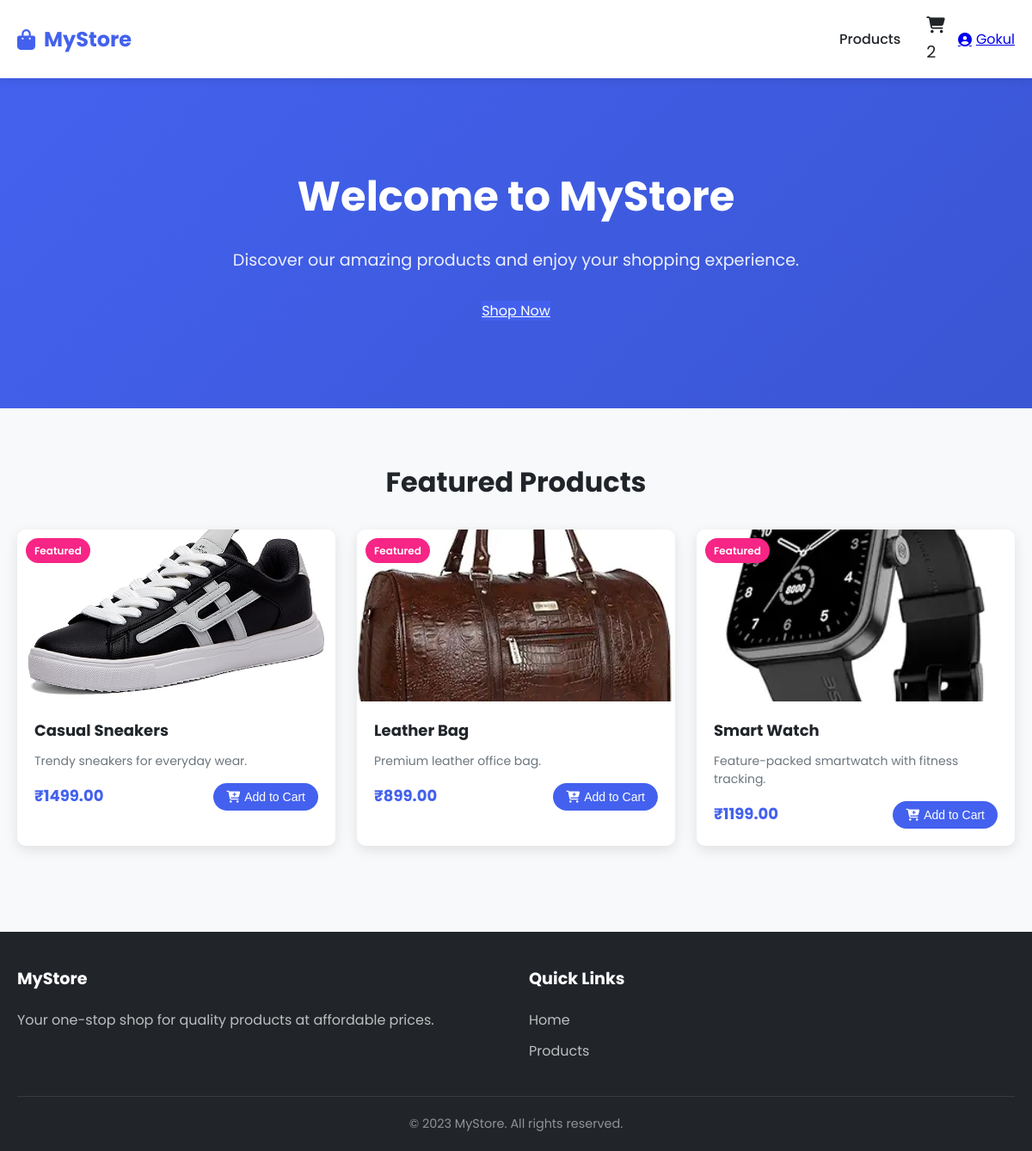
Screenshot of / (signed in) with the database file from the repository.
### store/models.py (models this page shows, shortened)
class Product(models.Model):
    name = models.CharField(max_length=100)
    description = models.TextField()
    price = models.DecimalField(max_digits=10, decimal_places=2)
    image = models.ImageField(upload_to='products/', blank=True, null=True)
    category = models.CharField(max_length=100, blank=True, null=True)
    is_new = models.BooleanField(default=False)

### store/views.py (the view)
# urls.py: path('', views.home_view, name='home'),
@login_required(login_url='login')
def home_view(request):
    featured_products = Product.objects.filter(is_new=True)[:4]
    return render(request, 'store/home.html', {'featured_products': featured_products})

### store/views.py (called while the page is built)
def cart_count(request):
    if request.user.is_authenticated:
        return {'cart_count': Cart.objects.filter(user=request.user).count()}
    return {'cart_count': 0}

### store/templates/store/home.html (shortened to what this page needs)
{% extends 'store/base.html' %}
{% block body_class %}home-page{% endblock %}
{% block content %}
<div class="hero">
    <div class="hero-content">
        <h1>Welcome to MyStore</h1>
        <p>Discover our amazing products and enjoy your shopping experience.</p>
        <a href="{% url 'product_list' %}" class="btn-primary">Shop Now</a>
    </div>
</div>
<div class="container">
    <div class="featured-section">
        <h2>Featured Products</h2>
        <div class="products-grid">
            {% for product in featured_products %}
            <div class="product-card">
                <div class="product-image">
                    <img src="{{ product.image.url }}" alt="{{ product.name }}">
                    <div class="product-badge">Featured </div>
                </div>
                <div class="product-info">
                    <h3><a href="{% url 'product_detail' product.id %}">{{ product.name }}</a></h3>
                    <p class="product-description">{{ product.description|truncatechars:80 }}</p>
                    <div class="product-footer">
                        <span class="price">₹{{ product.price }}</span>
                        <form method="post" action="{% url 'add_to_cart' product.id %}">
                            <button type="submit" class="btn-add-to-cart">
                                <i class="fas fa-cart-plus"></i> Add to Cart
                            </button>
                        </form>
                    </div>
                </div>
            </div>
            {% endfor %}
        </div>
    </div>
</div>
{% endblock %}

### store/templates/store/base.html (shortened to what this page needs)
{% load static %}
<!DOCTYPE html>
<html lang="en">
<head>
    <link rel="stylesheet" href="https://cdnjs.cloudflare.com/ajax/libs/font-awesome/6.4.0/css/all.min.css">
    <link rel="stylesheet" href="{% static 'css/style.css' %}">
</head>
<body class="{% block body_class %}{% endblock %}">
    <header>
        <div class="container">
            <nav class="navbar">
                <div class="nav-brand">
                    <a href="{% url 'home' %}" class="logo">
                        <i class="fas fa-shopping-bag"></i> MyStore
                    </a>
                </div>
                <div class="nav-links-container">
                    <ul class="nav-links">
                        <li><a href="{% url 'product_list' %}">Products</a></li>
                    </ul>
                    <ul class="nav-actions">
                        <li>
                            <a href="{% url 'view_cart' %}" class="cart-icon">
                                <i class="fas fa-shopping-cart"></i>
                                <span id="cart-count" class="badge">{{ cart_count }}</span>
                            </a>
                        </li>
                        {% if request.user.is_authenticated %}
                            <li class="user-dropdown">
                                <a href="#"><i class="fas fa-user-circle"></i> {{ request.user.username }}</a>
                            </li>
                        {% else %}
                            <li><a href="{% url 'login' %}">Login</a></li>
                            <li><a href="{% url 'register' %}" class="btn btn-outline">Register</a></li>
                        {% endif %}
                    </ul>
                </div>
            </nav>
        </div>
    </header>
    <main>
        {% block content %}{% endblock %}
    </main>
    <footer>
        <div class="container">
            <div class="footer-grid">
                <div class="footer-col">
                    <h3>MyStore</h3>
                    <p>Your one-stop shop for quality products at affordable prices.</p>
                </div>
                <div class="footer-col">
                    <h3>Quick Links</h3>
                    <ul>
                        <li><a href="{% url 'home' %}">Home</a></li>
                        <li><a href="{% url 'product_list' %}">Products</a></li>
                    </ul>
                </div>
            </div>
            <div class="footer-bottom">
                <p>&copy; 2023 MyStore. All rights reserved.</p>
            </div>
        </div>
    </footer>
</body>
</html>

### rows the page displays
Product: image (picture), name "Casual Sneakers", description "Trendy sneakers for everyday wear.", price "1499.00"
Product: image (picture), name "Leather Bag", description "Premium leather office bag.", price "899.00"
Product: image (picture), name "Smart Watch", description "Feature-packed smartwatch with fitness tracking.", price "1199.00"

### other values shown
{{ cart_count }} "2"
{{ request.user.username }} "Gokul"
